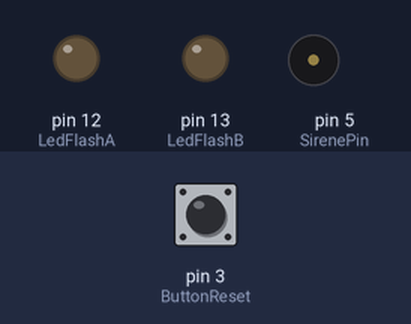
Bench run of a sketch on a simulated Arduino Uno, built with avr-gcc and run on an emulated ATmega328P. On the bench: output pins drawn as LEDs (lit = HIGH), buzzer (waves = sounding). Inputs (shaded band) come from the test bench; at power-on: pin 3 (ButtonReset) HIGH.

Above: at 0.2 s.
Timing chart, 0 to 1.7 s (numbered marks = the images above):
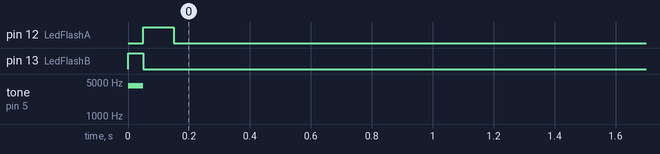

The sketch:

receiver001.ino
```cpp
/*
  Rx Pager Mini
  With Buzzer and Led

*/

#include <RCSwitch.h>

const int ButtonReset = 3;
const int LedFlashA = 12;
const int LedFlashB = 13;
const int SirenePin = 5;
const int RfModul = 0; // Receiver on interrupt 0 / Pin 2 on Arduino 328P
const int AlarmCode = 20191; // this is the transmitted code of the Belt
unsigned long TimeNow_One = 0;

boolean Alarm = false;


long int Counter=0;


RCSwitch mySwitch = RCSwitch();


void TheDelay(int Delay){
TimeNow_One = millis();
do {
    if (digitalRead(ButtonReset)== 0){ResetAlarm();Delay=0;}
   } while ((unsigned long)(millis() - TimeNow_One) < Delay);

}


void ResetAlarm(){
  noTone(SirenePin);
  Alarm = false;
  digitalWrite(LedFlashA,LOW);
  digitalWrite(LedFlashB,LOW);

}

void BeepBeep(int Repeat) {
    for (int i = 0; i <= Repeat; i++) {
      digitalWrite(LedFlashA,LOW);
      digitalWrite(LedFlashB,HIGH);
      tone(SirenePin,4200);
      TheDelay(50);
      digitalWrite(LedFlashA,HIGH);
      digitalWrite(LedFlashB,LOW);
      noTone(SirenePin);
      TheDelay(100);
      }
     digitalWrite(LedFlashA,LOW);
     digitalWrite(LedFlashB,LOW);
}
void LedBlink(int Repeat,int Duration) {
    for (int i = 0; i <= Repeat; i++) {
      digitalWrite(LedFlashA,HIGH);
      digitalWrite(LedFlashB,LOW);
      TheDelay(Duration);
      digitalWrite(LedFlashA,LOW);
      digitalWrite(LedFlashB,HIGH);
      TheDelay(Duration);
      }
    digitalWrite(LedFlashA,LOW);
    digitalWrite(LedFlashB,LOW);

}

void setup() {
  analogReference(INTERNAL);
  Serial.begin(9600);
  mySwitch.enableReceive(RfModul);  // Receiver on interrupt 0
  pinMode(ButtonReset,INPUT_PULLUP);
  pinMode(SirenePin,OUTPUT);
  pinMode(LedFlashA,OUTPUT);
  pinMode(LedFlashB,OUTPUT);


  ResetAlarm();
  BeepBeep(0);


}

void loop() {

if (digitalRead(ButtonReset)== 0){ResetAlarm();}
if (Alarm == true) {Counter++;if (Counter > 50000) {LedBlink(2,200);Counter=0;}}


  if (mySwitch.available()) {

      if (mySwitch.getReceivedValue() == AlarmCode){

                                                BeepBeep(3);
                                                Alarm = true;

                                                }


  mySwitch.resetAvailable();
                            }


}
```
